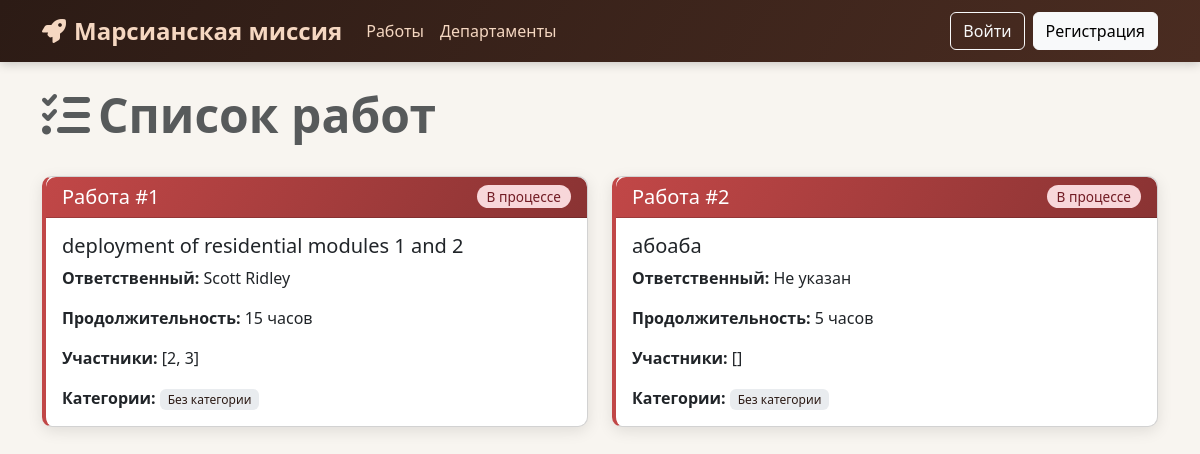
The app's page /, older data.
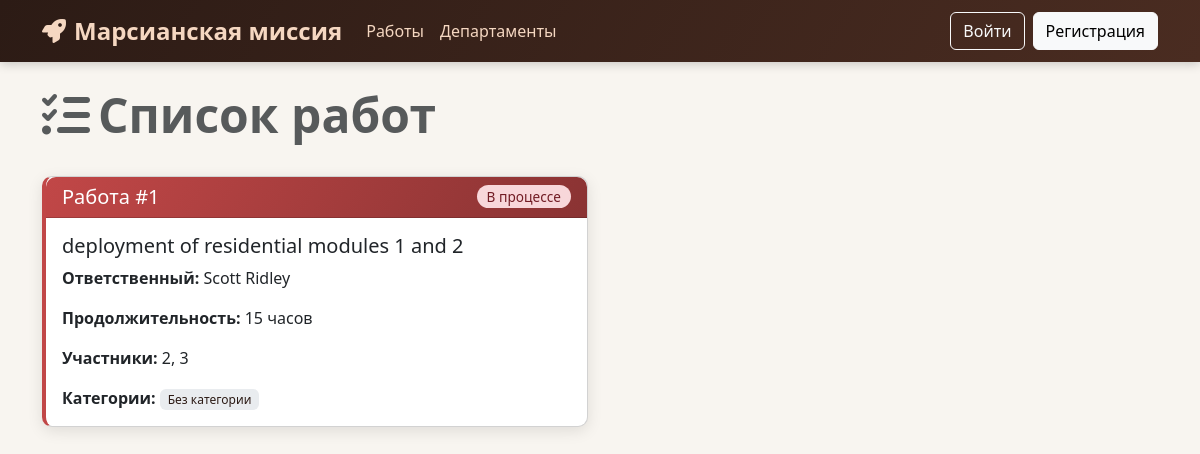
The same page, newer data.
### data/models.py (models this page shows, shortened)
class Jobs(SqlAlchemyBase):
    __tablename__ = 'jobs'
    id = Column(Integer, primary_key=True, autoincrement=True)
    team_leader = Column(Integer, ForeignKey('users.id'), nullable=False)
    job = Column(String, nullable=False)
    work_size = Column(Integer, nullable=False)
    collaborators = Column(String)
    start_date = Column(DateTime, default=datetime.utcnow)
    end_date = Column(DateTime)
    is_finished = Column(Boolean, default=False)
    team_leader_user = relationship("User", back_populates="jobs")
    categories = relationship(
        "Category",
        secondary=jobs_to_categories,
        back_populates="jobs"
    )

class User(SqlAlchemyBase, UserMixin):
    __tablename__ = 'users'
    id = Column(Integer, primary_key=True, autoincrement=True)
    surname = Column(String, nullable=False)
    name = Column(String, nullable=False)
    age = Column(Integer)
    position = Column(String)
    speciality = Column(String)
    address = Column(String)
    email = Column(String, unique=True, nullable=False)
    hashed_password = Column(String, nullable=False)
    modified_date = Column(DateTime, default=datetime.utcnow)
    jobs = relationship("Jobs", back_populates="team_leader_user")
    departments = relationship("Department", back_populates="chief_user")

### app.py (the view)
@app.route("/")
def index():
    db_sess = db_session.create_session()
    jobs = db_sess.query(Jobs).all()
    for job in jobs:
        job.team_leader_obj = db_sess.get(User, job.team_leader)
        job.categories_list = ", ".join([category.name for category in job.categories]) if job.categories else "Без категории"
    return render_template("index.html", jobs=jobs, current_user=current_user)

### data/db_session.py (called while the page is built)
def create_session() -> Session:
    global __factory
    return __factory()

### templates/index.html (shortened to what this page needs)
{% extends "base.html" %}
{% block content %}
    <div class="d-flex justify-content-between align-items-center mb-4">
        <h1 class="display-5 fw-bold text-muted">
            <i class="fas fa-tasks me-2"></i>Список работ
        </h1>
    </div>
    {% if jobs %}
        <div class="row">
            {% for job in jobs %}
                <div class="col-md-6 mb-4">
                    <div class="card job-card">
                        <div class="card-header d-flex justify-content-between align-items-center">
                            <h5 class="mb-0">Работа #{{ job.id }}</h5>
                            <span class="badge status-badge
                                {% if job.is_finished %}status-finished{% else %}status-not-finished{% endif %}">
                                {% if job.is_finished %}Завершена{% else %}В процессе{% endif %}
                            </span>
                        </div>
                        <div class="card-body">
                            <h5 class="card-title">{{ job.job }}</h5>
                            <p class="card-text">
                                <strong>Ответственный:</strong>
                                {% if job.team_leader_obj %}
                                    {{ job.team_leader_obj.surname }} {{ job.team_leader_obj.name }}
                                {% else %}
                                    Не указан
                                {% endif %}
                            </p>
                            <p class="card-text">
                                <strong>Продолжительность:</strong> {{ job.work_size }} часов
                            </p>
                            <p class="card-text">
                                <strong>Участники:</strong> {{ job.collaborators or "Не указаны" }}
                            </p>
                            <p class="card-text">
                                <strong>Категории:</strong>
                                <span class="badge category-badge">
                                    {{ job.categories_list }}
                                </span>
                            </p>
                        </div>
                    </div>
                </div>
            {% endfor %}
        </div>
    {% else %}
        <div class="alert alert-info">
            <i class="fas fa-info-circle me-2"></i>Пока нет никаких работ. Будьте первым, кто добавит работу!
        </div>
    {% endif %}
{% endblock %}

Row changes from the older to the newer data that the page shows:
removed Jobs: id "2", is_finished "В процессе", job "абоаба", shows "Не указан", work_size "5", collaborators "[]", categories_list "Без категории"
changed Jobs "deployment of residential modules 1 and 2": collaborators "[2, 3]" → "2, 3"
